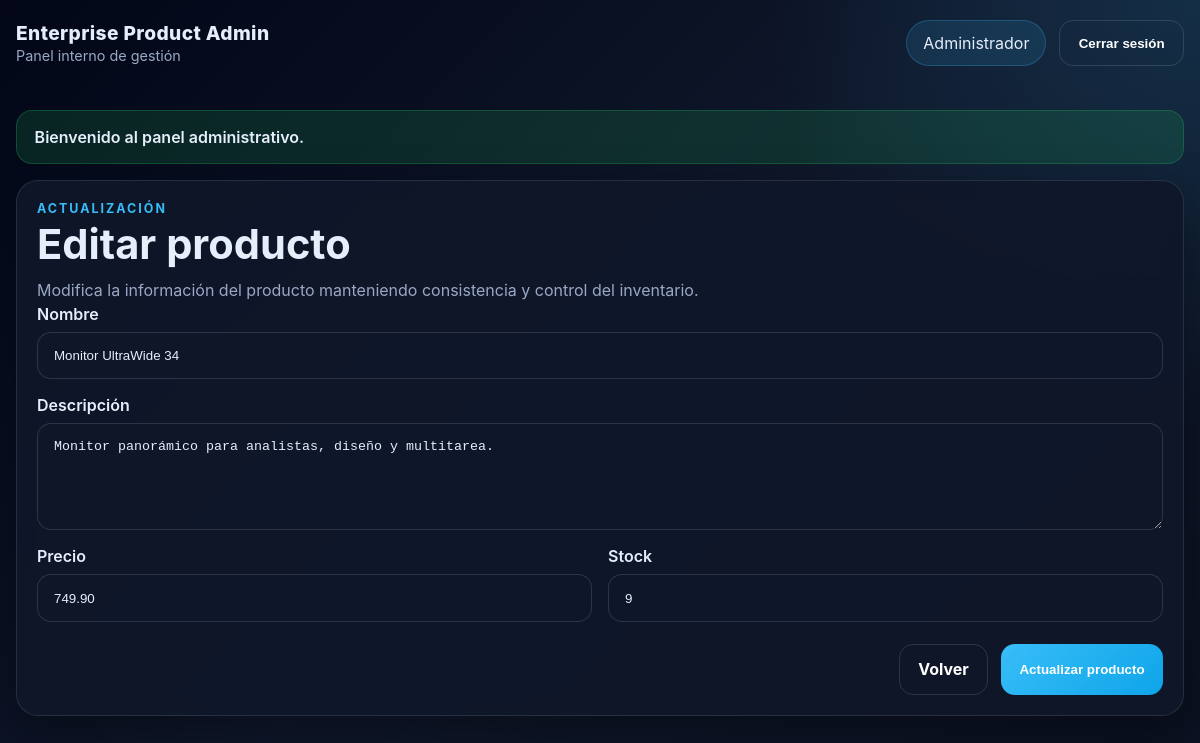
Page /?route=products/edit&id=2 (signed in) on the committed database.
### tables this page shows
CREATE TABLE IF NOT EXISTS products (
    id INT AUTO_INCREMENT PRIMARY KEY,
    name VARCHAR(150) NOT NULL,
    description TEXT NULL,
    price DECIMAL(10,2) NOT NULL,
    stock INT NOT NULL,
    created_at TIMESTAMP DEFAULT CURRENT_TIMESTAMP
);

### core/Controller.php (called while the page is built, shortened)
<?php
abstract class Controller
{
    protected function view(string $view, array $data = []): void
    {
        extract($data, EXTR_SKIP);
        $viewPath = __DIR__ . '/../views/' . $view . '.php';
        require __DIR__ . '/../views/layouts/header.php';
        require $viewPath;
        require __DIR__ . '/../views/layouts/footer.php';
    }
    protected function old(string $key, string $default = ''): string
    {
        return htmlspecialchars($_SESSION['old'][$key] ?? $default, ENT_QUOTES, 'UTF-8');
    }
}

### controllers/ProductController.php (called while the page is built, shortened)
<?php
require_once __DIR__ . '/../core/Controller.php';
require_once __DIR__ . '/../models/Product.php';
class ProductController extends Controller
{
    private Product $productModel;
    public function __construct()
    {
        $this->productModel = new Product();
    }
    public function edit(): void
    {
        $id = (int)($_GET['id'] ?? 0);
        $product = $this->productModel->find($id);
        $this->view('products/edit', [
            'title' => 'Editar producto',
            'product' => $product,
            'csrf' => $this->csrfToken(),
            'errors' => $_SESSION['errors'] ?? [],
        ]);
    }
}

### core/Router.php (called while the page is built, shortened)
<?php
class Router
{
    private array $routes = [
        'GET' => [],
        'POST' => [],
    ];
    public function get(string $path, array $handler, array $middlewares = []): void
    {
        $this->routes['GET'][$path] = compact('handler', 'middlewares');
    }
    public function post(string $path, array $handler, array $middlewares = []): void
    {
        $this->routes['POST'][$path] = compact('handler', 'middlewares');
    }
    public function dispatch(string $method, string $path): void
    {
        $route = $this->routes[$method][$path] ?? null;
        [$controllerClass, $action] = $route['handler'];
        $controller = new $controllerClass();
        $controller->$action();
    }
}

### public/index.php (called while the page is built, shortened)
<?php
require_once __DIR__ . '/../core/Router.php';
require_once __DIR__ . '/../controllers/ProductController.php';
$router = new Router();
$router->get('/', [AuthController::class, 'showLogin']);
$router->get('login', [AuthController::class, 'showLogin']);
$router->post('login', [AuthController::class, 'login']);
$router->post('logout', [AuthController::class, 'logout'], [AuthMiddleware::class]);
$router->get('products', [ProductController::class, 'index'], [AuthMiddleware::class]);
$router->get('products/create', [ProductController::class, 'create'], [AuthMiddleware::class]);
$router->post('products/store', [ProductController::class, 'store'], [AuthMiddleware::class]);
$router->get('products/show', [ProductController::class, 'show'], [AuthMiddleware::class]);
$router->get('products/edit', [ProductController::class, 'edit'], [AuthMiddleware::class]);
$router->post('products/update', [ProductController::class, 'update'], [AuthMiddleware::class]);
$router->post('products/delete', [ProductController::class, 'destroy'], [AuthMiddleware::class]);
$route = trim((string)($_GET['route'] ?? '/'), '/');
$route = $route === '' ? '/' : $route;
$method = $_SERVER['REQUEST_METHOD'] ?? 'GET';
$router->dispatch($method, $route);

### config/database.php (called while the page is built)
<?php
class Database
{
    public static function connect()
    {
        $host = '127.0.0.1';
        $port = '8889';
        $db   = 'crud_productos';
        $user = 'root';
        $pass = 'root';
        $charset = 'utf8mb4';
        $dsn = "mysql:host=$host;port=$port;dbname=$db;charset=$charset";
        return new PDO($dsn, $user, $pass, [
            PDO::ATTR_ERRMODE => PDO::ERRMODE_EXCEPTION,
            PDO::ATTR_DEFAULT_FETCH_MODE => PDO::FETCH_ASSOC,
        ]);
    }
}

### core/Model.php (called while the page is built, shortened)
<?php
require_once __DIR__ . '/../config/database.php';
abstract class Model
{
    public function __construct()
    {
        $this->db = Database::connect();
    }
}

### models/Product.php (called while the page is built, shortened)
<?php
require_once __DIR__ . '/../core/Model.php';
class Product extends Model
{
    public function find(int $id): ?array
    {
        $stmt = $this->db->prepare('SELECT * FROM products WHERE id = :id LIMIT 1');
        $stmt->execute(['id' => $id]);
        $product = $stmt->fetch();
        return $product ?: null;
    }
}

### views/products/partials/form.php (the view, shortened to what this page needs)
<div class="form-group full-width">
    <label for="name">Nombre</label>
    <input id="name" name="name" type="text" maxlength="150" value="<?= $this->old('name', $product['name'] ?? ''); ?>" required>
</div>
<div class="form-group full-width">
    <label for="description">Descripción</label>
    <textarea id="description" name="description" rows="5" placeholder="Describe el producto, uso, categoría o características."><?= $this->old('description', $product['description'] ?? ''); ?></textarea>
</div>
<div class="form-group">
    <label for="price">Precio</label>
    <input id="price" name="price" type="number" step="0.01" min="0" value="<?= $this->old('price', isset($product['price']) ? (string)$product['price'] : ''); ?>" required>
</div>
<div class="form-group">
    <label for="stock">Stock</label>
    <input id="stock" name="stock" type="number" min="0" step="1" value="<?= $this->old('stock', isset($product['stock']) ? (string)$product['stock'] : ''); ?>" required>
</div>

### public/assets/css/app.css (style rules this page uses)
:root { --bg: #0b1120; --bg-soft: #111827; --panel: rgba(15, 23, 42, 0.88); --panel-border: rgba(148, 163, 184, 0.18); --text: #e5eefb; --muted: #9aa8c4; --primary: #38bdf8; --primary-dark: #0ea5e9; --danger: #ef4444; --success: #22c55e; --warning: #f59e0b; --shadow: 0 18px 50px rgba(0, 0, 0, 0.35); }
* { box-sizing: border-box; }
html, body { margin: 0; padding: 0; font-family: Inter, Arial, sans-serif; background: radial-gradient(circle at top right, rgba(56, 189, 248, 0.15), transparent 30%), linear-gradient(135deg, #020617, #0f172a 50%, #0b1120 100%); color: var(--text); }
body { min-height: 100vh; }
.form-group { display: flex; flex-direction: column; gap: .5rem; }
.form-group label { font-weight: 600; }
.form-group input, .form-group textarea { width: 100%; padding: .95rem 1rem; border-radius: 14px; border: 1px solid rgba(148,163,184,.22); background: rgba(15,23,42,.8); color: var(--text); outline: none; }
.full-width { grid-column: 1 / -1; }

### rows in the picture
products: name "Monitor UltraWide 34", description "Monitor panorámico para analistas, diseño y multitarea.", price "749.90", stock "9"

### other values in the picture
$user['name'] "Administrador"
$flash['message'] "Bienvenido al panel administrativo."
